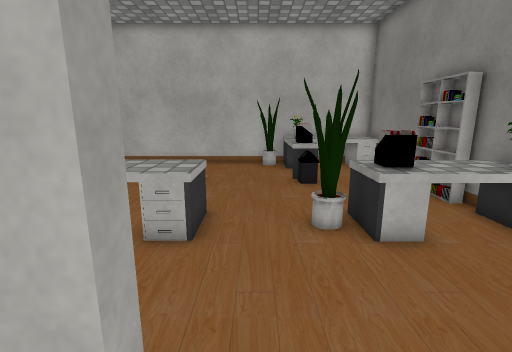
view 1 (above)

14 first-person views from a walk through a Unity game level. The camera is 1.4 m above the floor, tilts 12° down and sees 85° across. The floor is counted in squares, 0.5 m on a side. Each view is taken from the middle of a square. On the plan, view 1 faces up. The plan holds only what a view shows up to about 19 squares ahead; the rest is blank. The place goes on beyond the plan. The player character is not drawn. Some animated figures are left out. Some surface patterns are stand-ins.

view 2
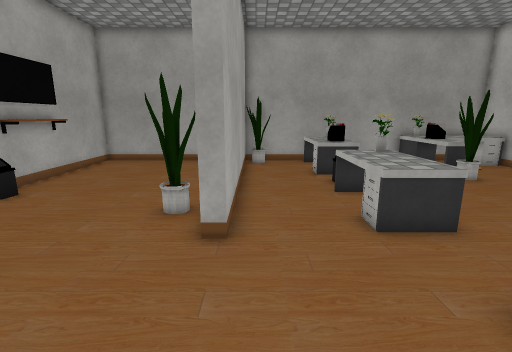

view 3
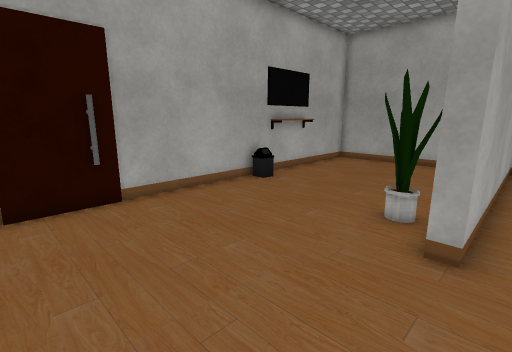

view 4
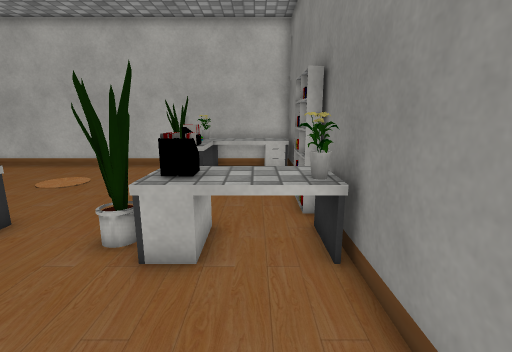

view 5
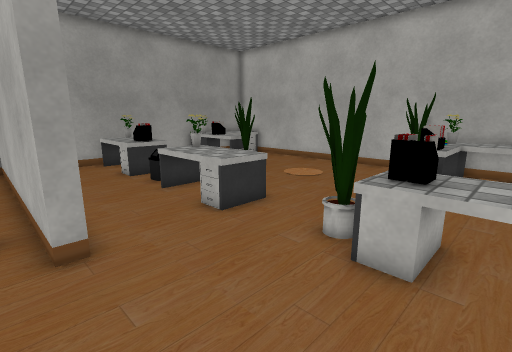

view 6
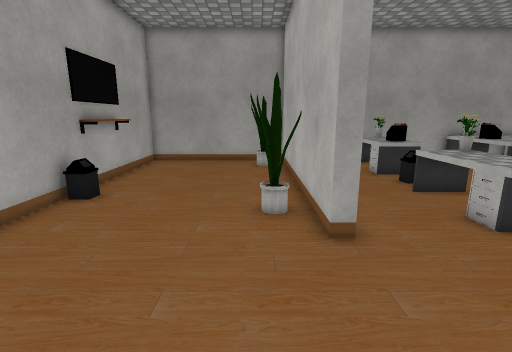

view 7
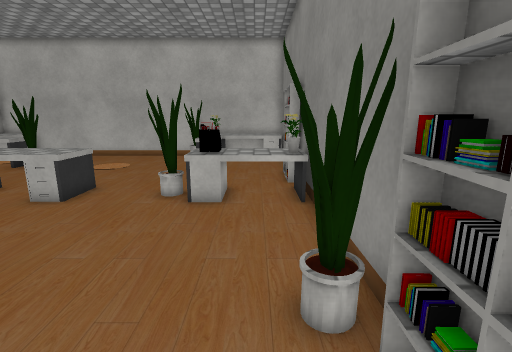

view 8
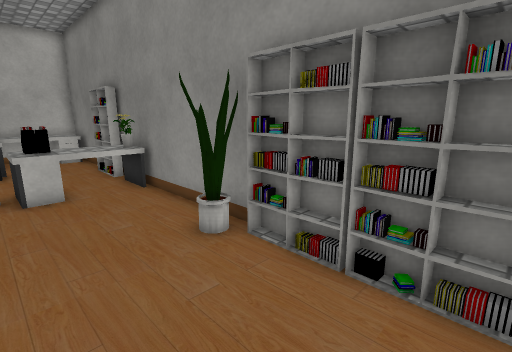

view 9
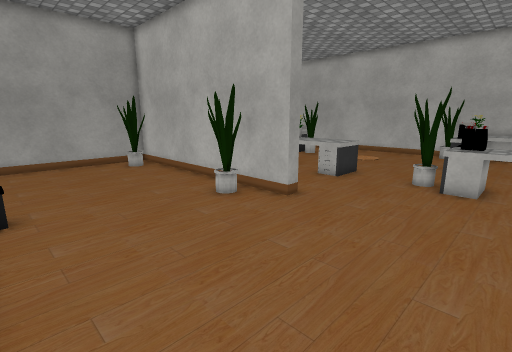

view 10
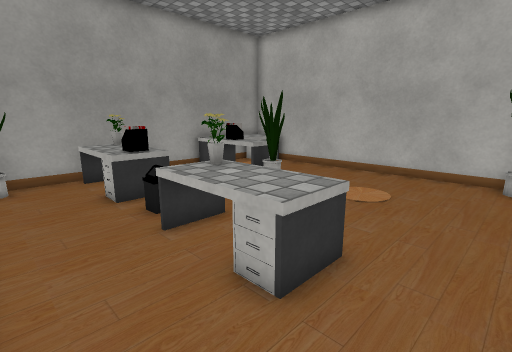

view 11
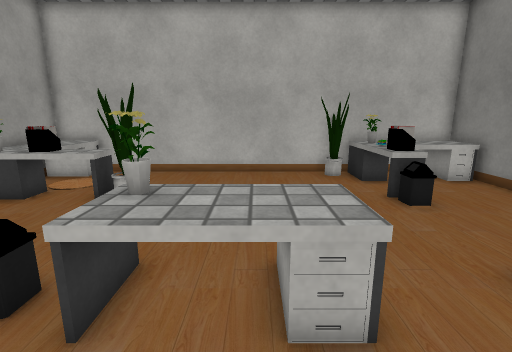

view 12
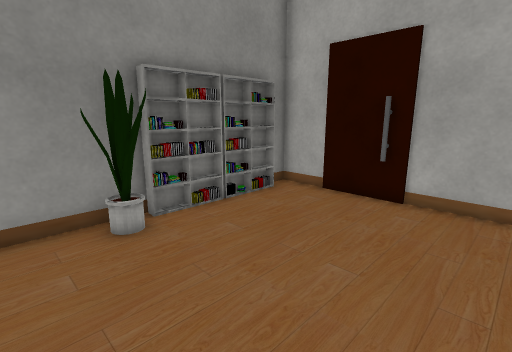

view 13
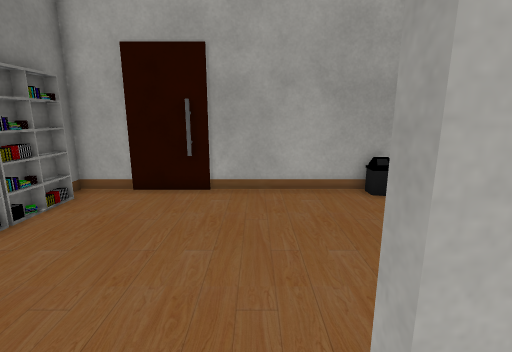

view 14
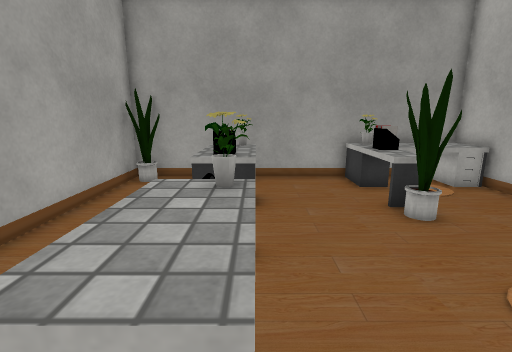

### Floor plan
Key: @ floor where view 1 was taken; # wall or solid block; . floor; = window, fence, low wall or low ledge; ^ raised ledge; F flowerpot.
Columns run from 13 left of view 1 to 7 right of it. Each row starts with its distance up from view 1.
 17 #^^############^^^^^#
 16 #^^...........F#^^^^#
 15 #^^............ ^^^^#
 14 #^^............^^...#
 13 #^^^^F.........==...#
 12 #=^^^F.........==...#
 11 #..................##
 10 #..................##
  9 #..................##
  8 #.^^==...^^^....^^^^#
  7 #^^^^== ^^^^...F^^^^#
  6 #^^^^.= ^^^^....^^^.#
  5 #...................#
  4 #...................#
  3 #F..................#
  2 ############........#
  1 #.........F........F#
  0 #.F.......F..@......#
 -1 #..................##
 -2 #..................##
 -3 #..................#
 -4 #..................##
 -5 #..................##
 -6 #...=^^^==.....##...#
 -7 #####################

Positions as (right, up) in squares from view 1, and headings:
1: (0, 0), facing up
2: (5, 3), facing left
3: (5, 3), facing down-left
4: (5, 1), facing up
5: (5, 1), facing up-left
6: (5, 0), facing left
7: (5, -3), facing up
8: (2, -5), facing up-right
9: (5, -6), facing up-left
10: (1, 3), facing up-left
11: (-3, 3), facing up
12: (-1, 3), facing down-right
13: (0, 4), facing down
14: (0, 8), facing left
